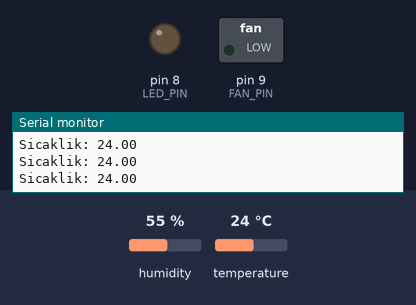
Recording of a sketch running on a simulated Arduino Uno, built with avr-gcc and run on an emulated ATmega328P. Parts: switched loads named in the sketch (green lamp = pin HIGH), output pins drawn as LEDs (lit = HIGH), the last lines printed to the serial monitor. Inputs (shaded band) come from the test bench; at power-on: temperature 24 °C, humidity 55 %.

Above: at 2.8 s.
2.9 s: temperature set to 28 °C
5.6 s: temperature set to 31 °C
At 6.4 s:
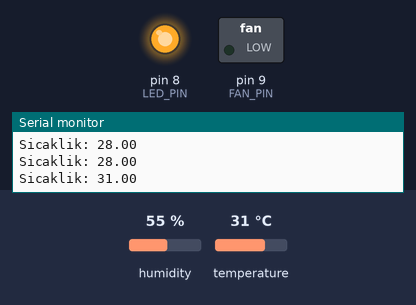
8.3 s: temperature set to 33 °C
11.3 s: temperature set to 36 °C
At 12.4 s:
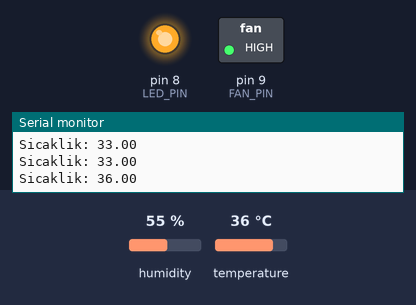
14.0 s: temperature set to 12 °C
At 14.9 s:
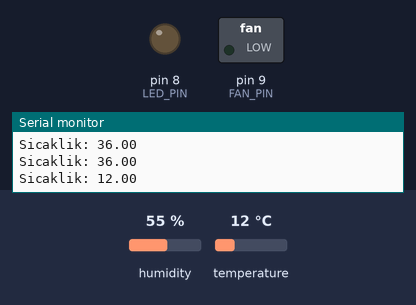
16.7 s: temperature set to 41 °C
At 19.7 s:
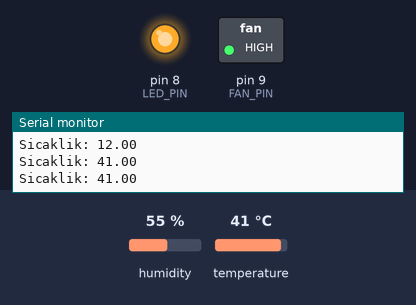
Timing chart, 0 to 20.7 s (numbered marks = the images above; inputs shaded):
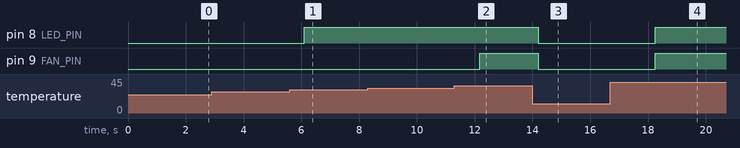

Measured:
- the behaviour switches between 29 and 30 °C on temperature (found by bisection; images 0 and 1)
- the behaviour switches between 34 and 35 °C on temperature (found by bisection; images 1 and 2)
- after the input at 5.6 s, pin 8 (LED_PIN): LOW → HIGH after 0.50 s
- after the input at 11.3 s, pin 9 (FAN_PIN): LOW → HIGH after 0.87 s
- after the input at 14.0 s, pin 8 (LED_PIN), pin 9 (FAN_PIN): HIGH → LOW after 0.19 s
- after the input at 16.7 s, pin 8 (LED_PIN), pin 9 (FAN_PIN): LOW → HIGH after 1.5 s

The sketch:

temperature-control.ino
```cpp
#include "DHT.h"

#define DHTPIN 2
#define DHTTYPE DHT11

#define LED_PIN 8
#define FAN_PIN 9

DHT dht(DHTPIN, DHTTYPE);

void setup() {
  Serial.begin(9600);

  pinMode(LED_PIN, OUTPUT);
  pinMode(FAN_PIN, OUTPUT);

  dht.begin();
}

void loop() {

  float temp = dht.readTemperature();

  Serial.print("Sicaklik: ");
  Serial.println(temp);


  if(temp >= 30) {
    digitalWrite(LED_PIN, HIGH);
  }
  else {
    digitalWrite(LED_PIN, LOW);
  }


  if(temp >= 35) {
    digitalWrite(FAN_PIN, HIGH);
  }
  else {
    digitalWrite(FAN_PIN, LOW);
  }

  delay(1000);
}
```
